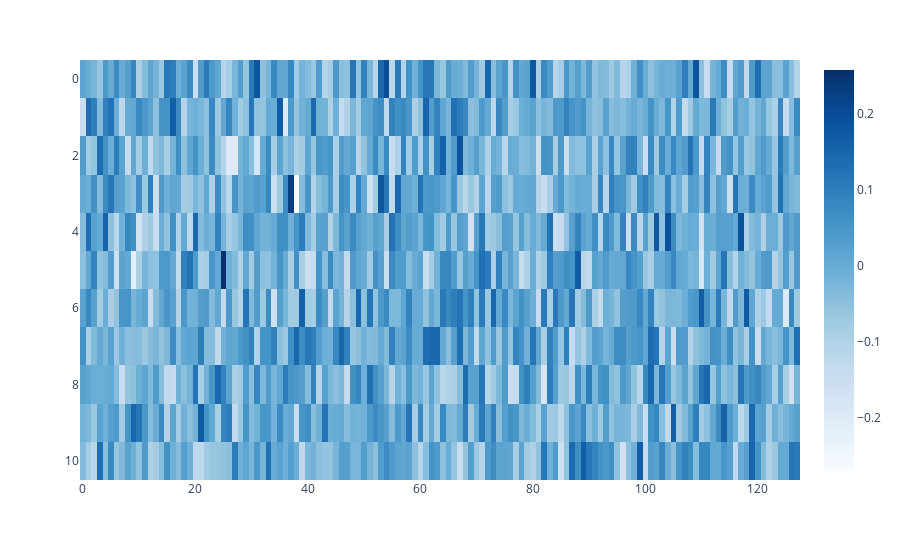

Notebook cell for this chart:
### Code cell
imshow(model.embed.W_E)

### Figure 1 — Plotly figure (JSON) as saved in the notebook; plotly's stock layout.template omitted (floating-point values rounded to 4 significant figures; data arrays with more than 128 entries replaced by an {"elided": "..."} marker saying what was removed)
{"data": [{"coloraxis": "coloraxis", "hovertemplate": "x: %{x}<br>y: %{y}<br>color: %{z}<extra></extra>", "name": "0", "type": "heatmap", "xaxis": "x", "yaxis": "y", "z": {"elided": "11x128 float values"}}], "layout": {"coloraxis": {"colorscale": [[0, "rgb(247,251,255)"], [0.125, "rgb(222,235,247)"], [0.25, "rgb(198,219,239)"], [0.375, "rgb(158,202,225)"], [0.5, "rgb(107,174,214)"], [0.625, "rgb(66,146,198)"], [0.75, "rgb(33,113,181)"], [0.875, "rgb(8,81,156)"], [1, "rgb(8,48,107)"]]}, "margin": {"t": 60}, "xaxis": {"anchor": "y", "domain": [0, 1]}, "yaxis": {"anchor": "x", "autorange": "reversed", "domain": [0, 1]}}}
